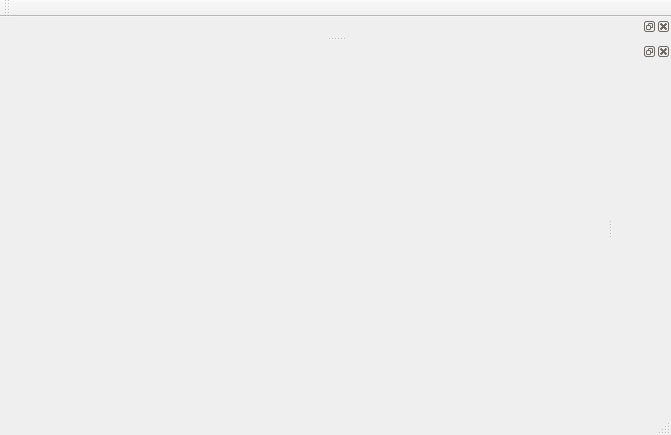
<?xml version="1.0" encoding="UTF-8"?>
<ui version="4.0">
 <class>FileExplorer</class>
 <widget class="QMainWindow" name="FileExplorer">
  <property name="geometry">
   <rect>
    <x>0</x>
    <y>0</y>
    <width>671</width>
    <height>435</height>
   </rect>
  </property>
  <property name="windowTitle">
   <string>FileExplorer</string>
  </property>
  <widget class="QWidget" name="centralWidget"/>
  <widget class="QMenuBar" name="menuBar">
   <property name="geometry">
    <rect>
     <x>0</x>
     <y>0</y>
     <width>671</width>
     <height>25</height>
    </rect>
   </property>
  </widget>
  <widget class="QToolBar" name="mainToolBar">
   <attribute name="toolBarArea">
    <enum>TopToolBarArea</enum>
   </attribute>
   <attribute name="toolBarBreak">
    <bool>false</bool>
   </attribute>
  </widget>
  <widget class="QStatusBar" name="statusBar"/>
  <widget class="QDockWidget" name="treeDockWidget">
   <attribute name="dockWidgetArea">
    <number>4</number>
   </attribute>
   <widget class="QWidget" name="dockWidgetContents"/>
  </widget>
  <widget class="QDockWidget" name="dw_ext">
   <property name="floating">
    <bool>false</bool>
   </property>
   <attribute name="dockWidgetArea">
    <number>2</number>
   </attribute>
   <widget class="QWidget" name="dockWidgetContents_2">
    <layout class="QHBoxLayout" name="horizontalLayout"/>
   </widget>
  </widget>
 </widget>
 <layoutdefault spacing="6" margin="11"/>
 <resources/>
 <connections/>
</ui>
